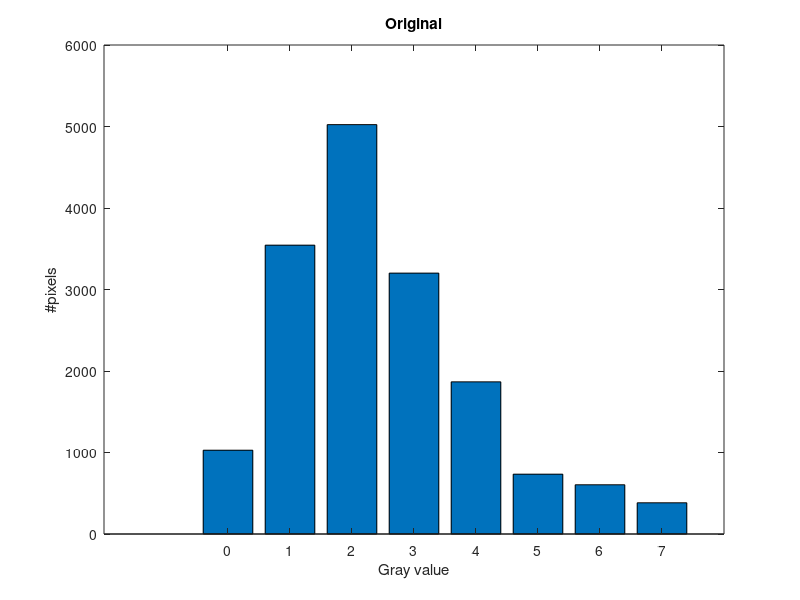

This figure's MATLAB source: (Note: this script raises an error after producing the figure.)
k = 0:7;
nk = [1028 3544 5023 3201 1867 734 604 383];

bar(k,nk);
xlabel('Gray value');
ylabel('#pixels');
title('Original');

% Total number of 
n = [];
n(1) = nk(1);
for l =2:8
    n(l)=n(l-1)+nk(l);
end

N = n(8);% Total number of pixels

t = [];
t =round(n/N,2);
figure;
bar(k/7,t);
xlabel('Normalized gray value');
ylabel('Fraction of #pixels');
title('Normalized');
%disp(t);
s = round(n/N*7);
%disp(s);

sk = mat2cell(sort(s),1,histcounts(findgroups(s)));
[r,c]=size(sk);
%fprintf("%d\n",sk{1,6});

Sk = [1028 0 3544  0 5023 3201 1867 734+604+383 ];
Pk = round(Sk/N,2);
%disp(Pk);

figure;
bar(k,Pk);
xlabel('Gray value');
ylabel('#pixels');
title("Histogram of output image");